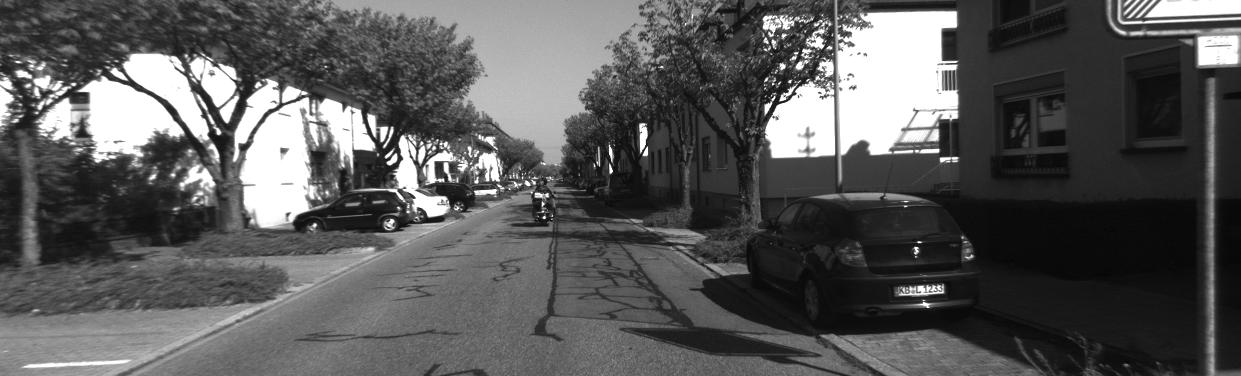
//> input picture slam-homework/p4/L4/code/left.png, 1241 x 376 px
$ ./disparity   (built with g++ and OpenCV 4)
//> lines starting //> are read from the running program, lines starting //| are printed output that depends on the picture; after the words box and inside, x2 and y2 are one past the last pixel; in counts of white or black regions, pixels touching at a corner belong together
//
// Created by 高翔 on 2017/12/15.
//

#include <opencv2/opencv.hpp>
#include <string>
#include <Eigen/Core>
#include <pangolin/pangolin.h>
#include <unistd.h>

using namespace std;
using namespace Eigen;

// 文件路径，如果不对，请调整
string left_file = "./left.png";
string right_file = "./right.png";
string disparity_file = "./disparity.png";

// 在panglin中画图，已写好，无需调整
void showPointCloud(const vector<Vector4d, Eigen::aligned_allocator<Vector4d>> &pointcloud);

int main(int argc, char **argv) {

    // 内参
    double fx = 718.856, fy = 718.856, cx = 607.1928, cy = 185.2157;
    // 间距
    double d = 0.573;

    // 读取图像
    cv::Mat left = cv::imread(left_file, 0);
//> left is the input picture: 376 rows x 1241 cols, CV_8UC1; min 6, max 255, mean 89
    cv::Mat right = cv::imread(right_file, 0);
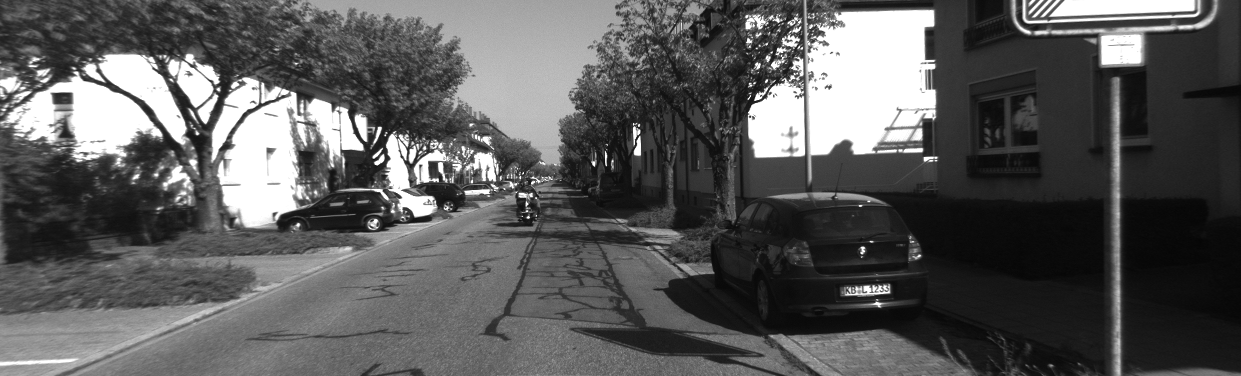
//> input picture slam-homework/p4/L4/code/right.png, 1241 x 376 px
//> right is the input picture: 376 rows x 1241 cols, CV_8UC1; min 5, max 255, mean 90.3
    cv::Mat disparity = cv::imread(disparity_file, 0); // disparty 为CV_8U,单位为像素
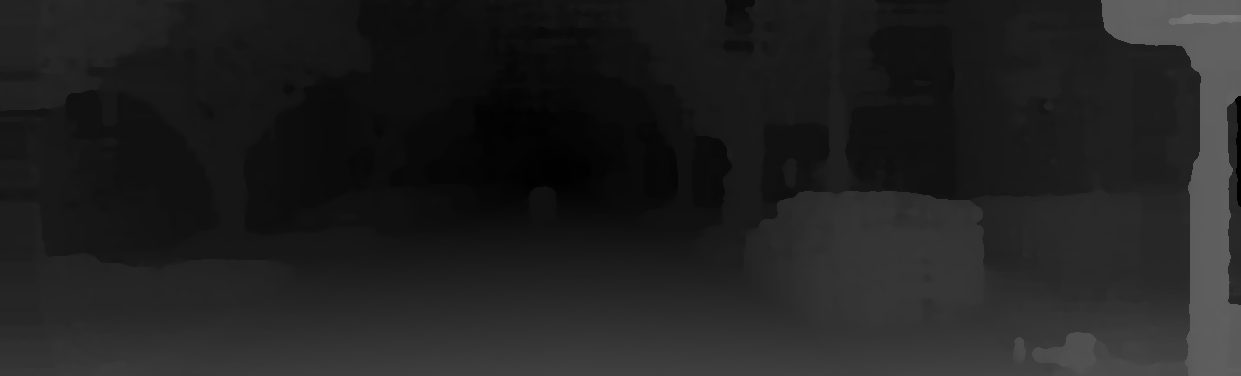
//> input picture slam-homework/p4/L4/code/disparity.png, 1241 x 376 px
//> disparity is the input picture: 376 rows x 1241 cols, CV_8UC1; min 1, max 120, mean 32.9

    // [7 lines of commented-out code are left out]
    vector<Vector4d, Eigen::aligned_allocator<Vector4d>> pointcloud;

    // TODO 根据双目模型计算点云
    // 如果你的机器慢，请把后面的v++和u++改成v+=2, u+=2
    for (int v = 0; v < left.rows; v++)
        for (int u = 0; u < left.cols; u++) {

            Vector4d point(0, 0, 0, left.at<uchar>(v, u) / 255.0); // 前三维为xyz,第四维为颜色

            // start your code here (~6 lines)
            // 根据双目模型计算 point 的位置
            double x = (u - cx) / fx;
            double y = (v - cy) / fy;
            double depth = fx * d / (disparity.at<float>(v, u));
            point[0] = x * depth;
            point[1] = y * depth;
            point[2] = depth;
            pointcloud.push_back(point);
            // end your code here
        }
//> after the loop, pointcloud = 466616 items
    cv::imshow("disparity", disparity / 96.0);
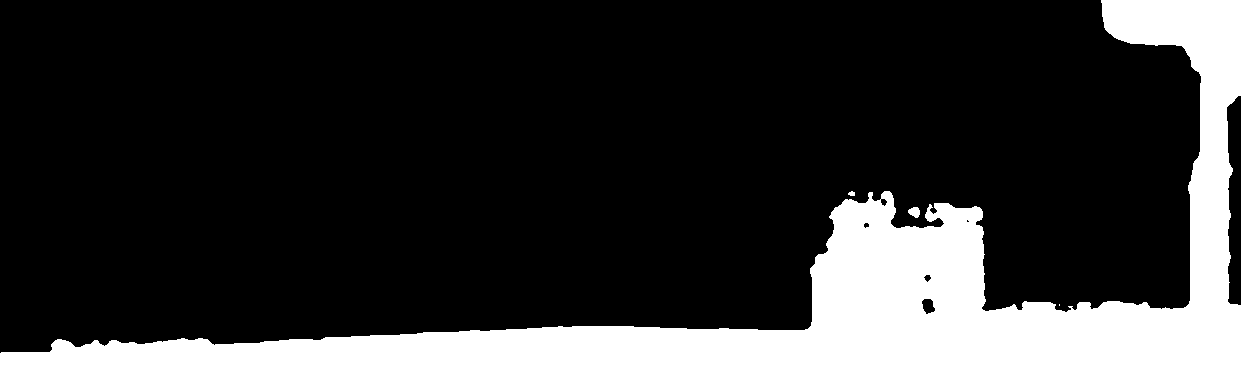
//> window 'disparity': 376 rows x 1241 cols, CV_8UC1; values 0 (black) and 1 (white), 20.3% white; 4 white regions (1 under 20 px), largest, box (x1, y1, x2, y2) and area: (0, 0, 1241, 376) 94757, (908, 207, 920, 218) 95, (848, 191, 855, 196) 27
    cv::waitKey(0);
    // 画出点云
    showPointCloud(pointcloud);
    return 0;
}

void showPointCloud(const vector<Vector4d, Eigen::aligned_allocator<Vector4d>> &pointcloud) {

    if (pointcloud.empty()) {
        cerr << "Point cloud is empty!" << endl;
        return;
    }

    pangolin::CreateWindowAndBind("Point Cloud Viewer", 1024, 768);
//> (this line was passed over: pangolin is not available in this run)
    glEnable(GL_DEPTH_TEST);
//> (this line was passed over: GL_DEPTH_TEST is not available in this run)
    glEnable(GL_BLEND);
//> (this line was passed over: GL_BLEND is not available in this run)
    glBlendFunc(GL_SRC_ALPHA, GL_ONE_MINUS_SRC_ALPHA);
//> (this line was passed over: GL_SRC_ALPHA is not available in this run)

//> (the run ends here: the program needs code that is not available in this run, at `pangolin::OpenGlRenderState s_cam(`)
